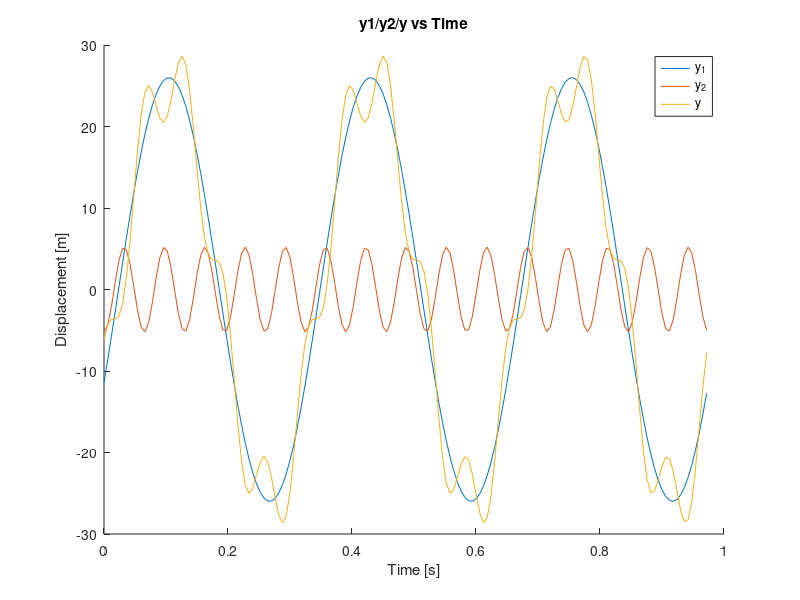
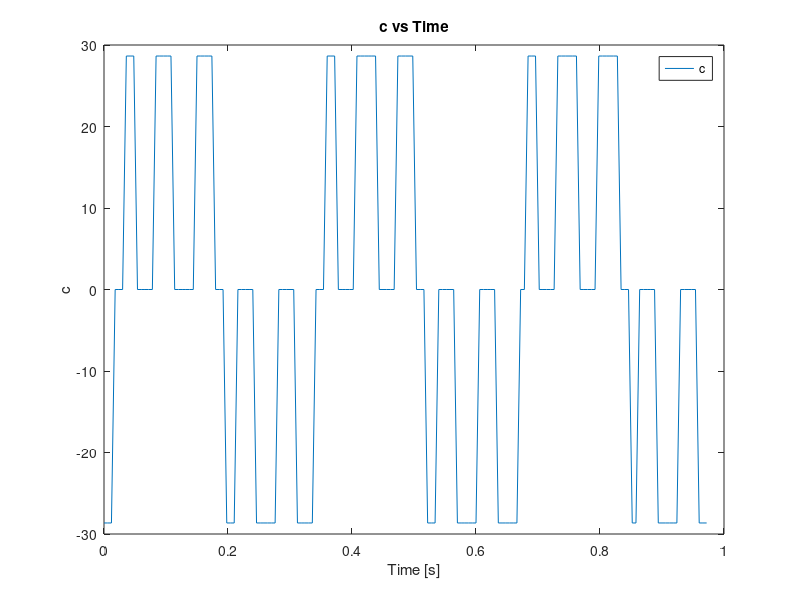

Source code (MATLAB) for these figures, in order:
%3

 %3.1
SID = [1, 1, 6, 4, 0, 8, 5, 1];
A = sum(SID);
B = A / 5;
T_1 = mean(SID) / 10;
T_2 = T_1 / 5;
phi_1 = sum(SID) * pi / 180;
phi_2 = pi;
y_1 = zeros;
y_2 = zeros;
y = zeros;
i = 0;
time_vector = zeros;

for t = 0 : 0.006 : 3 * T_1
    i = i + 1;
    time_vector(i) = t;
    y_1(i) = A * sin( (2 * pi) / T_1 * t - phi_1);
    y_2(i) = B * cos( (2 * pi) / T_2 * t - phi_2);
    y(i) = y_1(i) - y_2(i);
end

figure
hold on
plot(time_vector, y_1, "DisplayName", "y_1")
plot(time_vector, y_2, "DisplayName", "y_2")
plot(time_vector, y, "DisplayName", "y")
xlabel("Time [s]")
ylabel("Displacement [m]")
title("y1/y2/y vs Time")
legend
hold off


 %3.2
c = zeros;
for m = 1 : length(y)
    if y(m) > 0 && y_1(m) > 0 && y_2(m) > 0
        c(m) = max(y);
    elseif y(m) < 0 && y_1(m) < 0 && y_2(m) < 0
        c(m) = min(y);
    else
        c(m) = 0;
    end
end

figure
plot(time_vector, c, "DisplayName", "c")
title("c vs Time")
xlabel("Time [s]")
ylabel("c")
legend